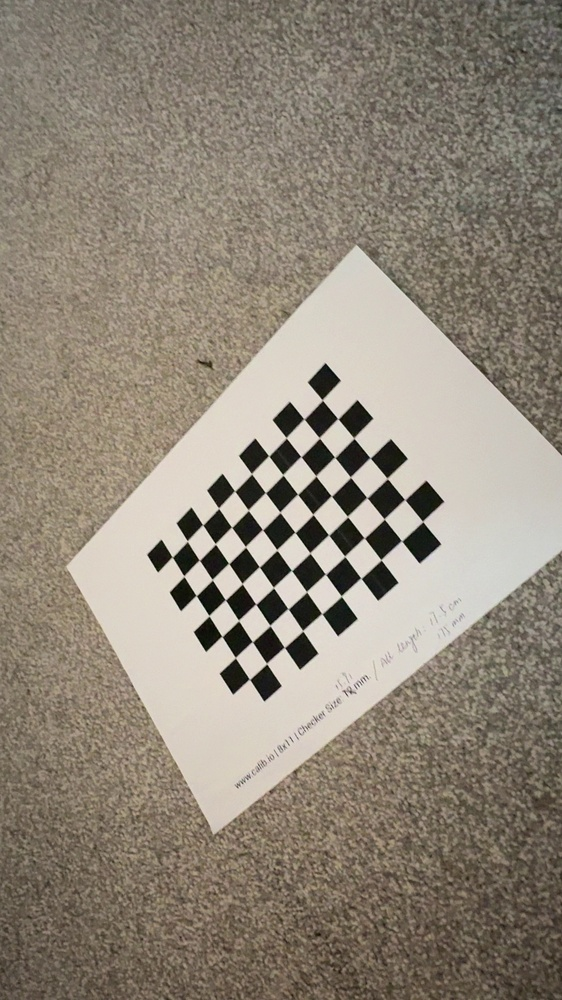
#> input picture Data/SELF/calibration_frames/frame_0000.jpg, 562 x 1000 px, shrunk from 1214 x 2160 before the run; its folder holds only this picture in this run
$ python calibration.py
#> lines starting #> are read from the running program, lines starting #| are printed output that depends on the picture; after the words box and inside, x2 and y2 are one past the last pixel; in counts of white or black regions, pixels touching at a corner belong together; long printed decimals are rounded
import numpy as np
import cv2
import glob

# 棋盘格内角点数量（列数 -1，行数 -1），注意是内角点数量，不是格子数
chessboard_size = (7, 10)  # 8格->7内点，11格->10内点
square_size = 15.91  # 每格的边长（单位：mm）

# 准备世界坐标系下的棋盘格角点 (0,0,0), (1,0,0), ..., (6,9,0)
objp = np.zeros((chessboard_size[0]*chessboard_size[1], 3), np.float32)
objp[:, :2] = np.mgrid[0:chessboard_size[0], 0:chessboard_size[1]].T.reshape(-1, 2)
objp *= square_size

# 存储所有图像的角点
objpoints = []  # 3d点
imgpoints = []  # 2d点

# 读取提取的所有帧
images = glob.glob('part2/calibration_frames/*.jpg')

for fname in images:
    img = cv2.imread(fname)
#> img is the input picture: shape (1000, 562, 3); mean B, G, R 120.8, 134.4, 143.7
    gray = cv2.cvtColor(img, cv2.COLOR_BGR2GRAY)
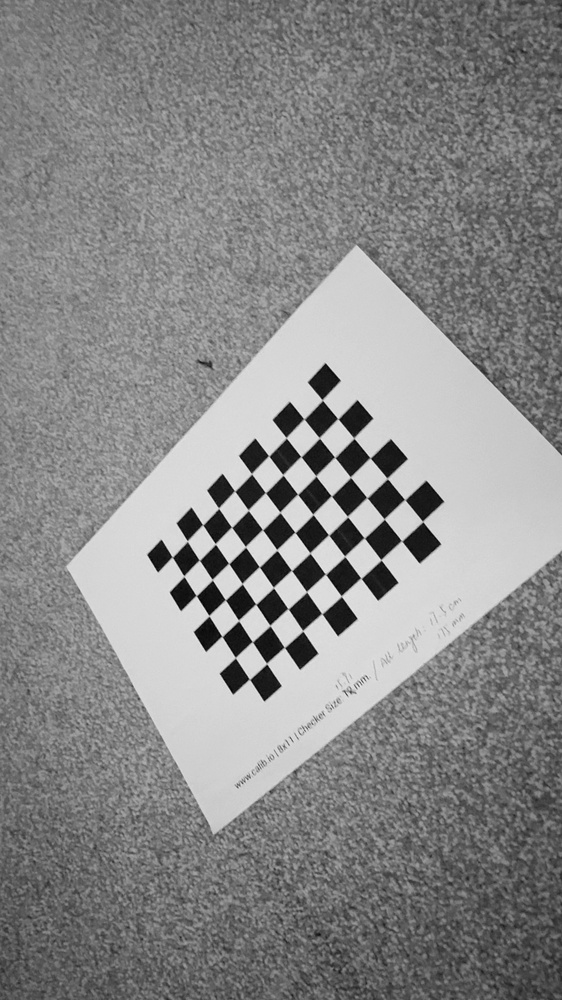
#> gray: shape (1000, 562); min 1, max 238, mean 135.6

    # 寻找棋盘格角点
    ret, corners = cv2.findChessboardCorners(gray, chessboard_size, None)
#> ret = True; corners = 70 rows, first 8: [322.4, 400], [337.7, 418.7], [353.9, 438.4], [370.2, 457.8], [387.2, 478.6], [404.6, 499.5], [422.6, 521.5], [304, 419]

    # 找到后添加点
    if ret:
        objpoints.append(objp)
        imgpoints.append(corners)

        # 可视化检测到的角点
        cv2.drawChessboardCorners(img, chessboard_size, corners, ret)
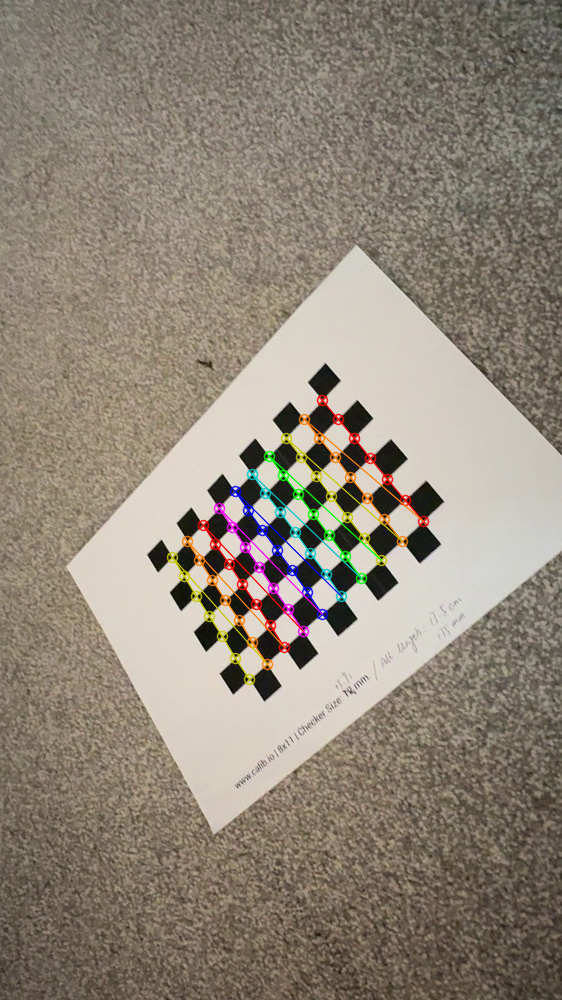
#> img: shape (1000, 562, 3); 2.19% of pixels changed, all inside (x1, y1, x2, y2) = (166, 394, 430, 686)
        cv2.imshow('Chessboard', img)
        cv2.waitKey(100)

cv2.destroyAllWindows()

# 标定相机
ret, camera_matrix, dist_coeffs, rvecs, tvecs = cv2.calibrateCamera(
    objpoints, imgpoints, gray.shape[::-1], None, None
)
#> ret = 0.232; camera_matrix = [[812.9, 0, 280.5], [0, 787, 466.3], [0, 0, 1]]; dist_coeffs = [[-0.368, 5.65, 0.00379, -0.00853, -38.01]]; rvecs = ([0.139, 0.602, 0.817],); tvecs = ([23.78, -39.09, 462.4],)

print("相机矩阵 (Camera Matrix):")
print(camera_matrix)
#| [[812.923   0.         280.495]
#|  [  0.         786.954 466.305]
#|  [  0.           0.           1.        ]]
print("\n畸变系数 (Distortion Coefficients):")
print(dist_coeffs)
#| [[-3.67961709e-01  5.65293183e+00  3.78667702e-03 -8.52919783e-03
#|   -3.80074529e+01]]

# 保存标定结果到一个txt文件
with open('part2/calibration_result.txt', 'w') as f:
    f.write("Camera Matrix:\n")
    f.write(np.array2string(camera_matrix, separator=', ') + '\n\n')
    f.write("Distortion Coefficients:\n")
    f.write(np.array2string(dist_coeffs, separator=', ') + '\n')

print("标定完成并已保存到 'part2/calibration_result.txt'！")

$ run again, on Data/SELF/calibration_frames/frame_0090.jpg
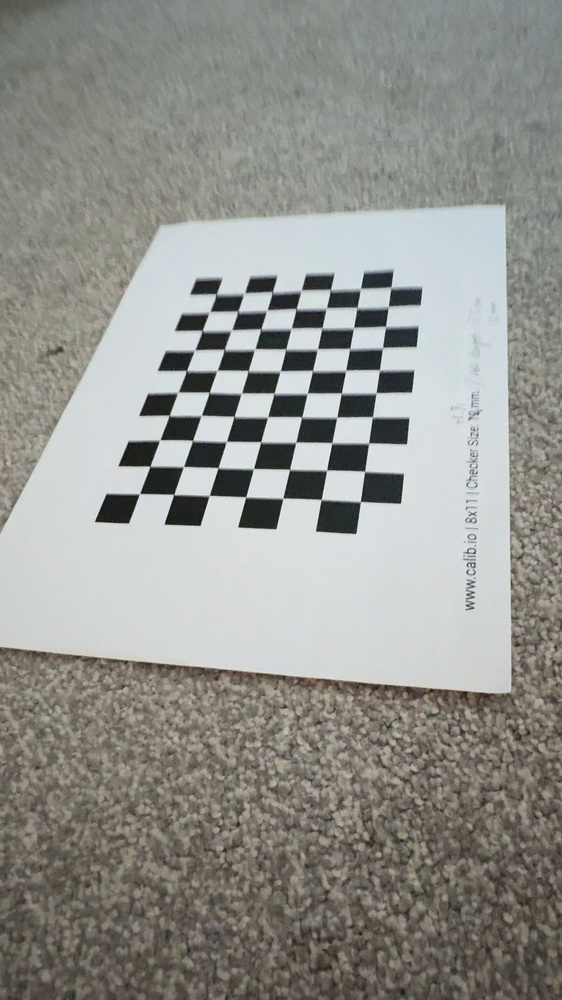
#> input picture Data/SELF/calibration_frames/frame_0090.jpg, 562 x 1000 px, shrunk from 1214 x 2160 before the run
#> img is the input picture: shape (1000, 562, 3); mean B, G, R 141.9, 146.9, 146.3
#> `ret, corners = cv2.findChessboardCorners(gray, chessboard_size, None)`: ret = True; corners = 70 rows, first 8: [215.9, 293.7], [245.1, 292.1], [272.4, 291.5], [301.7, 289.2], [330.3, 289.1], [360.7, 287.6], [390.7, 286.6], [210.4, 310.8]
#> `cv2.drawChessboardCorners(img, chessboard_size, corners, ret)`:
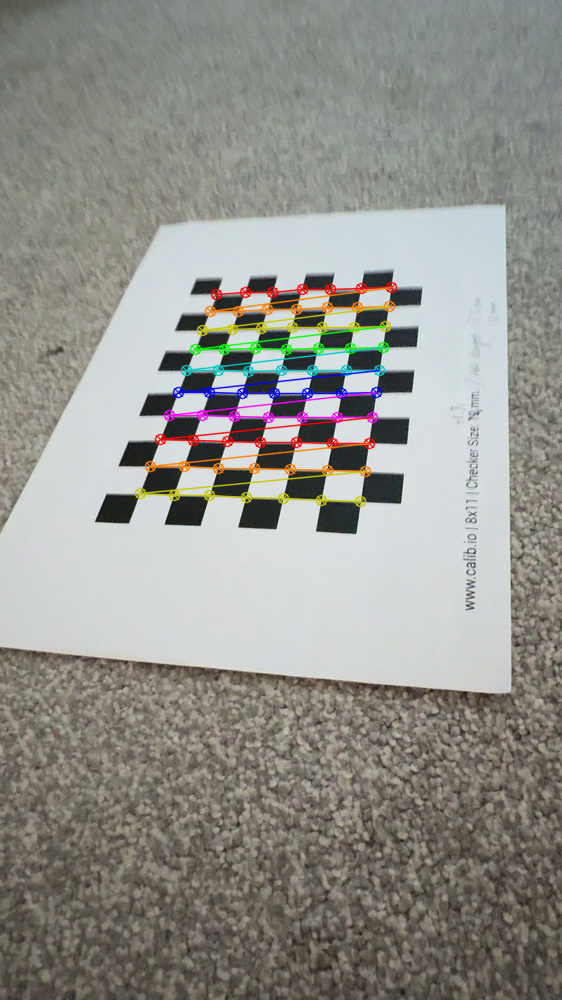
#> img: shape (1000, 562, 3); 2.88% of pixels changed, all inside (x1, y1, x2, y2) = (134, 281, 398, 508)
#> `ret, camera_matrix, dist_coeffs, rvecs, tvecs = cv2.calibrateCamera( o..`: ret = 0.519; camera_matrix = [[642, 0, 292], [0, 655.4, 573.6], [0, 0, 1]]; dist_coeffs = [[-0.193, 1.41, -0.0174, -0.00527, -3.14]]; rvecs = ([-0.61, 0.194, 0.123],); tvecs = ([-41.19, -150.1, 356.1],)
#| [[642.008   0.         292.048]
#|  [  0.         655.401  573.610]
#|  [  0.           0.           1.        ]]
#| [[-0.1934  1.412 -0.01738 -0.005271  -3.138]]

$ run again, on Data/SELF/calibration_frames/frame_0110.jpg
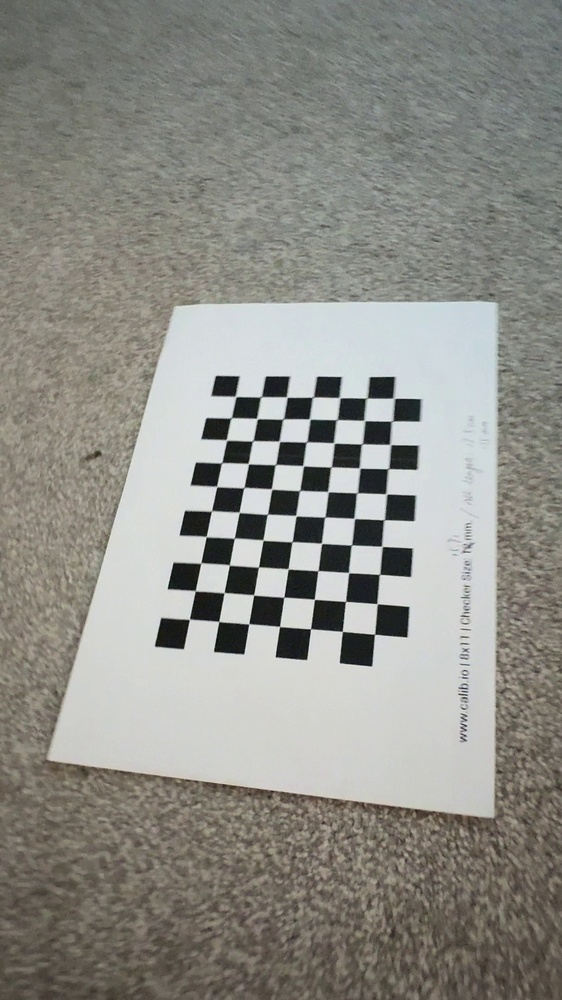
#> input picture Data/SELF/calibration_frames/frame_0110.jpg, 562 x 1000 px, shrunk from 1214 x 2160 before the run
#> img is the input picture: shape (1000, 562, 3); mean B, G, R 135.7, 141.8, 142.2
#> `ret, corners = cv2.findChessboardCorners(gray, chessboard_size, None)`: ret = True; corners = 70 rows, first 8: [235.8, 396.6], [261.4, 396.5], [286.9, 397.2], [312.2, 397.6], [339.8, 397.9], [367.2, 397.7], [394.4, 398.6], [231.5, 417.5]
#> `cv2.drawChessboardCorners(img, chessboard_size, corners, ret)`:
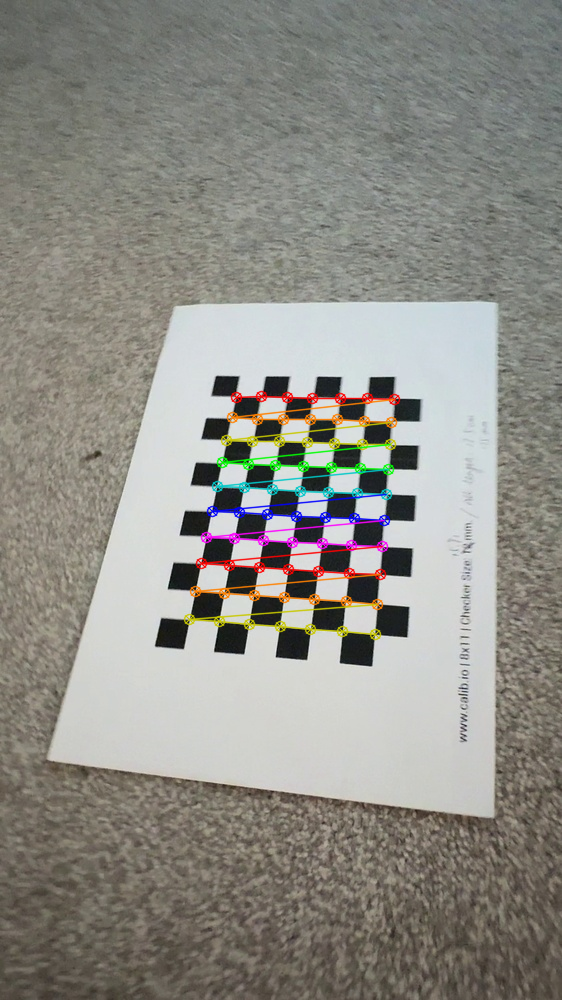
#> img: shape (1000, 562, 3); 2.66% of pixels changed, all inside (x1, y1, x2, y2) = (183, 390, 401, 641)
#> `ret, camera_matrix, dist_coeffs, rvecs, tvecs = cv2.calibrateCamera( o..`: ret = 0.334; camera_matrix = [[659.2, 0, 323.1], [0, 622.5, 455], [0, 0, 1]]; dist_coeffs = [[-0.313, 4.06, -0.0105, -0.000862, -17.46]]; rvecs = ([-0.474, 0.168, 0.0748],); tvecs = ([-52.86, -37.5, 397.7],)
#| [[659.226   0.         323.090]
#|  [  0.         622.493 454.968]
#|  [  0.           0.           1.        ]]
#| [[-3.12683438e-01  4.05541159e+00 -1.05488999e-02 -8.61883772e-04
#|   -1.74568574e+01]]

$ run again, on Data/SELF/calibration_frames/frame_0150.jpg
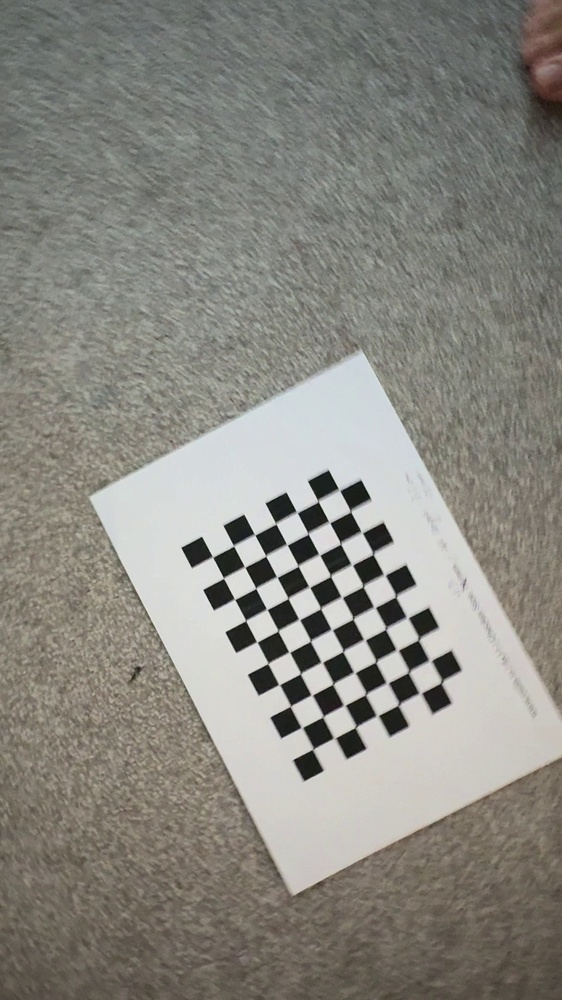
#> input picture Data/SELF/calibration_frames/frame_0150.jpg, 562 x 1000 px, shrunk from 1214 x 2160 before the run
#> img is the input picture: shape (1000, 562, 3); mean B, G, R 128.5, 135.6, 137.1
#> `ret, corners = cv2.findChessboardCorners(gray, chessboard_size, None)`: ret = True; corners = 70 rows, first 8: [212.7, 557.1], [233.6, 546.1], [254.9, 535.2], [275.8, 524.3], [297.4, 513], [318.3, 501.7], [340, 491], [223.5, 578.2]
#> `cv2.drawChessboardCorners(img, chessboard_size, corners, ret)`:
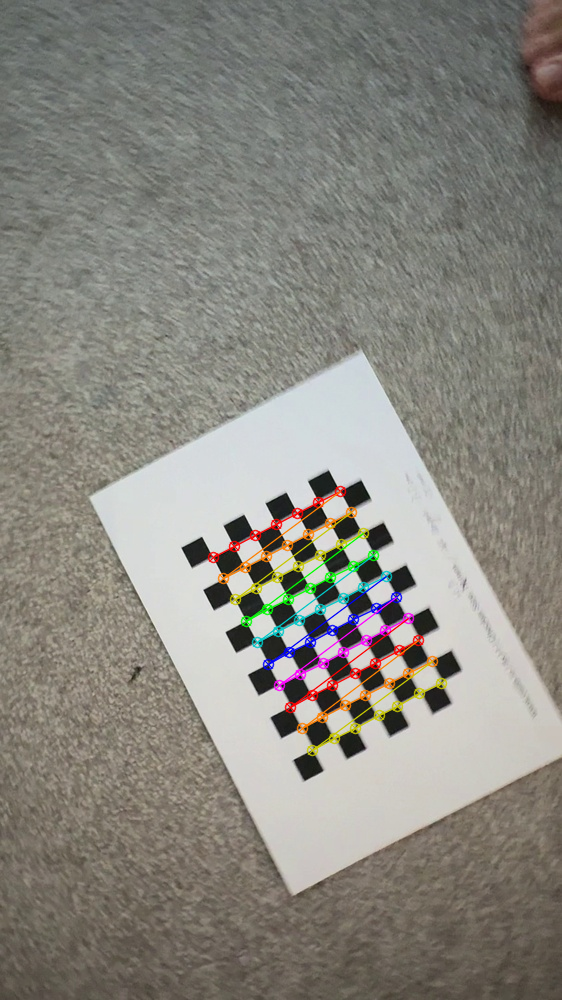
#> img: shape (1000, 562, 3); 2.21% of pixels changed, all inside (x1, y1, x2, y2) = (207, 485, 448, 757)
#> `ret, camera_matrix, dist_coeffs, rvecs, tvecs = cv2.calibrateCamera( o..`: ret = 0.68; camera_matrix = [[1337.5, 0, 228], [0, 1324.1, 535.4], [0, 0, 1]]; dist_coeffs = [[0.052, 11.86, 0.0131, -0.014, -395.9]]; rvecs = ([-0.0405, 0.0718, -0.482],); tvecs = ([-10.3, 14.62, 888.1],)
#| [[1.33751873e+03 0.00000000e+00 2.27961946e+02]
#|  [0.00000000e+00 1.32414974e+03 5.35366502e+02]
#|  [0.00000000e+00 0.00000000e+00 1.00000000e+00]]
#| [[ 5.19504078e-02  1.18619985e+01  1.30594428e-02 -1.39833741e-02
#|   -3.95878290e+02]]
